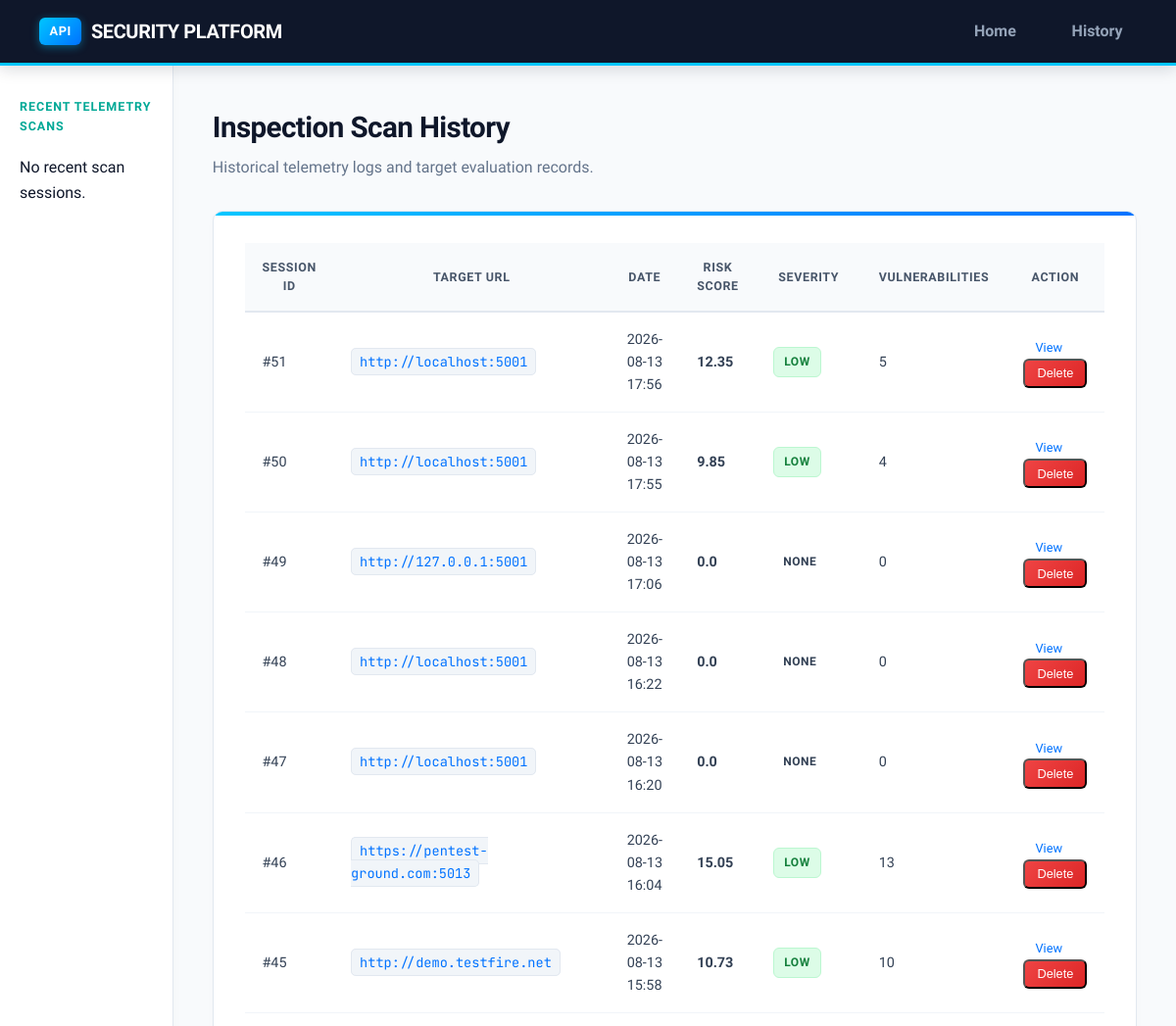
Before: /history (upper part) with the older database file.
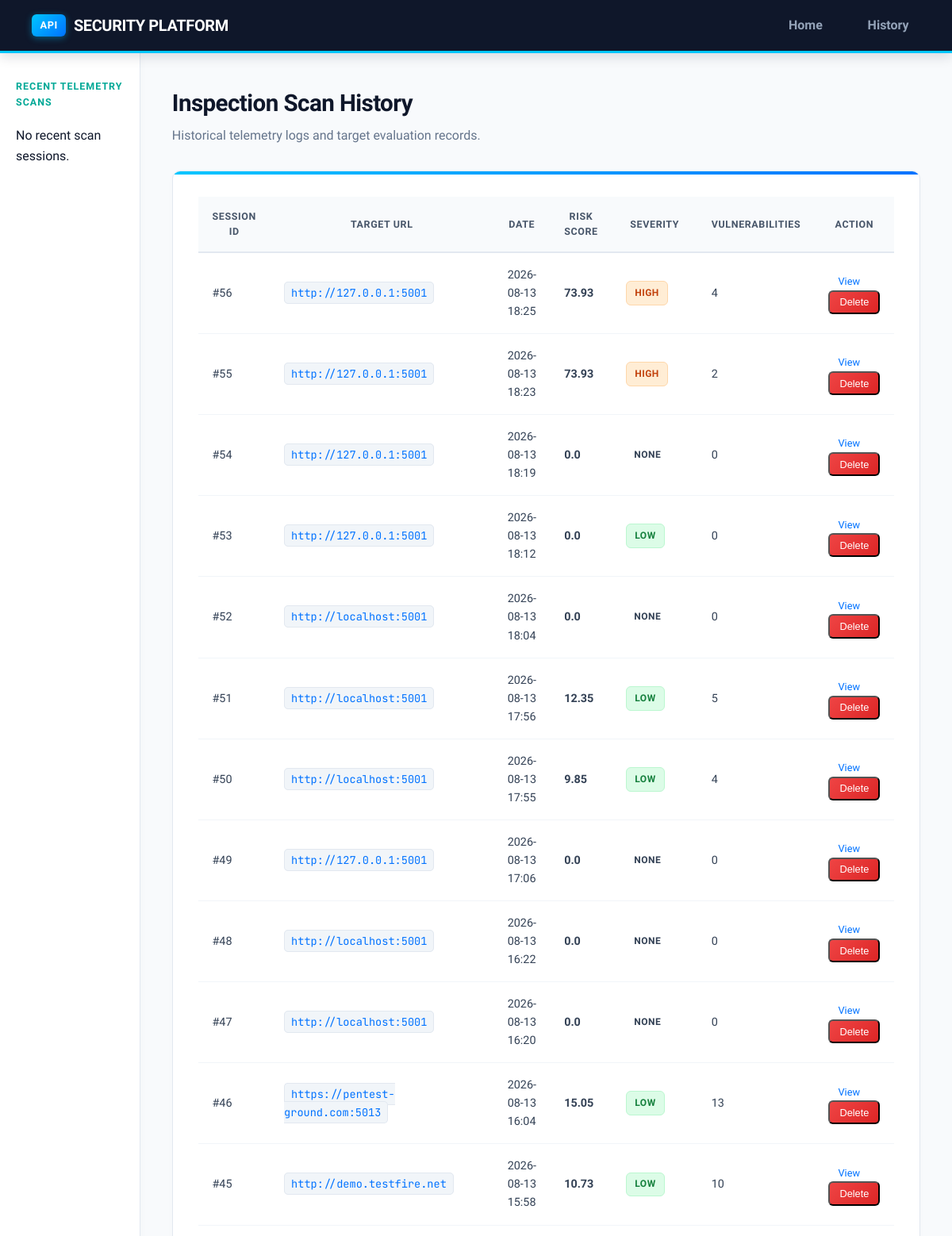
After: the same page with the newer database file.
### database/models.py (models this page shows)
class ScanSession(Base):
    __tablename__ = "scan_sessions"
    id = Column(Integer, primary_key=True, index=True)
    target_url = Column(String(500), nullable=False)
    scan_start_time = Column(DateTime, default=datetime.utcnow)
    scan_end_time = Column(DateTime, nullable=True)
    total_endpoints_found = Column(Integer, default=0)
    total_vulnerabilities_found = Column(Integer, default=0)
    overall_risk_score = Column(Float, default=0.0)
    overall_severity = Column(String(20), default="Low")
    endpoints = relationship("Endpoint", back_populates="session", cascade="all, delete-orphan")
    findings = relationship("Finding", back_populates="session", cascade="all, delete-orphan")
    reports = relationship("Report", back_populates="session", cascade="all, delete-orphan")

### dashboard/routes.py (the view)
@dashboard_bp.route("/history")
def history():
    sessions = get_all_sessions()
    return render_template("history.html", sessions=sessions)

### database/db.py (called while the page is built)
def get_all_sessions() -> List[ScanSession]:
    db = SessionLocal()
    try:
        return db.query(ScanSession).order_by(ScanSession.scan_start_time.desc()).all()
    finally:
        db.close()

### dashboard/templates/history.html (shortened to what this page needs)
{% extends "base.html" %}
{% block content %}
<div class="page-header">
    <h1>Inspection Scan History</h1>
    <p>Historical telemetry logs and target evaluation records.</p>
</div>
<div class="card table-card">
    <table>
        <thead>
            <tr>
                <th>Session ID</th>
                <th>Target URL</th>
                <th>Date</th>
                <th>Risk Score</th>
                <th>Severity</th>
                <th>Vulnerabilities</th>
                <th>Action</th>
            </tr>
        </thead>
        <tbody>
            {% for sess in sessions %}
            <tr>
                <td>#{{ sess.id }}</td>
                <td><code>{{ sess.target_url }}</code></td>
                <td>{{ sess.scan_start_time.strftime('%Y-%m-%d %H:%M') if sess.scan_start_time else 'N/A' }}</td>
                <td><strong>{{ sess.overall_risk_score }}</strong></td>
                <td><span class="badge {{ sess.overall_severity|lower }}">{{ sess.overall_severity }}</span></td>
                <td>{{ sess.total_vulnerabilities_found }}</td>
                <td class="actions-cell">
                    <a href="{{ url_for('dashboard.results', session_id=sess.id) }}" class="btn-sm">View</a>
                    <form action="{{ url_for('dashboard.delete_scan', session_id=sess.id) }}" method="POST" style="display:inline;">
                        <button type="submit" class="btn-sm btn-danger" onclick="return confirm('Delete this scan session record?')">Delete</button>
                    </form>
                </td>
            </tr>
            {% else %}
            <tr>
                <td colspan="7" class="text-center">No past inspection scan sessions recorded.</td>
            </tr>
            {% endfor %}
        </tbody>
    </table>
</div>
{% endblock %}

Changed rows visible on the page:
added ScanSession: id "56", target_url "http://127.0.0.1:5001", scan_start_time "2026-08-13 18:25", overall_risk_score "73.93", overall_severity "HIGH", total_vulnerabilities_found "4"
added ScanSession: id "55", target_url "http://127.0.0.1:5001", scan_start_time "2026-08-13 18:23", overall_risk_score "73.93", overall_severity "HIGH", total_vulnerabilities_found "2"
added ScanSession: id "54", target_url "http://127.0.0.1:5001", scan_start_time "2026-08-13 18:19", overall_risk_score "0.0", overall_severity "NONE", total_vulnerabilities_found "0"
added ScanSession: id "53", target_url "http://127.0.0.1:5001", scan_start_time "2026-08-13 18:12", overall_risk_score "0.0", overall_severity "LOW", total_vulnerabilities_found "0"
added ScanSession: id "52", target_url "http://localhost:5001", scan_start_time "2026-08-13 18:04", overall_risk_score "0.0", overall_severity "NONE", total_vulnerabilities_found "0"
